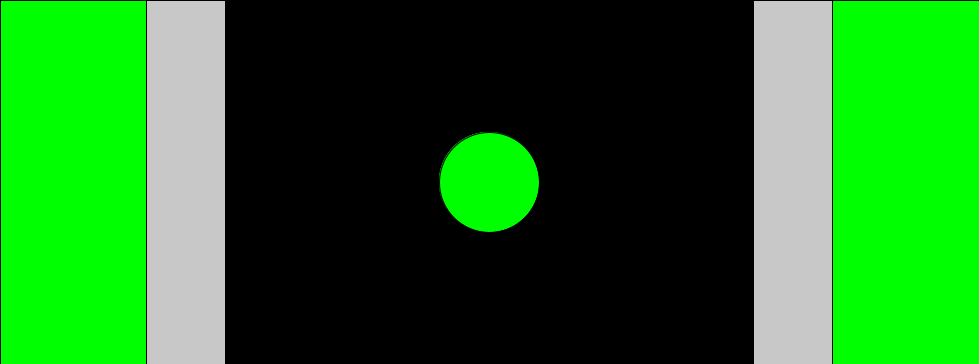
Frame 1 (no input)
Frame 60 (the mouse pressed at the canvas centre just before this capture): identical to frame 1, image omitted
Frame 120 (the mouse held since frame 60 and released just before this capture): identical to frame 1, image omitted

The Processing sketch that drew this single still picture (run headless with seeded random() and noise(); from frame 60 on, the mouse is pressed at the canvas centre):

// Processing sketch: javaopdracht_weg
// ── javaopdracht_weg.pde
void settings() {
  size(int(random(427, 1281)), int(random(240, 721)));
}

void setup() {
  //width bepaald de breete van scherm
  // height de hoogte
  background(0, 255, 0);
  line(width/2, 0, width/2, height);
  fill(0, 255, 0);
  rect(0, 0, width*0.15, height);
  fill(200);
  rect(width*0.15, 0, width*0.08, height);
  fill(0);
  rect(width*0.23, 0, width*0.27, height);

  fill(0, 255, 0);
  rect(width, 0, 0-width*0.15, height);
  fill(200);
  rect(width*0.85, 0, width*-0.08, height);
  fill(0);
  rect(width*0.77, 0, width*-0.27, height);
  boom();
}

void draw() {
}




void boom() {
  fill(0,255,0);
  ellipse(width/2, height/2, 100, 100);
  ellipse(width/2, height/2, 100, 100);
  ellipse(width/2, height/2, 100, 100);
  ellipse(width/2, height/2, 100, 100);
  ellipse(width/2, height/2, 100, 100);
}
